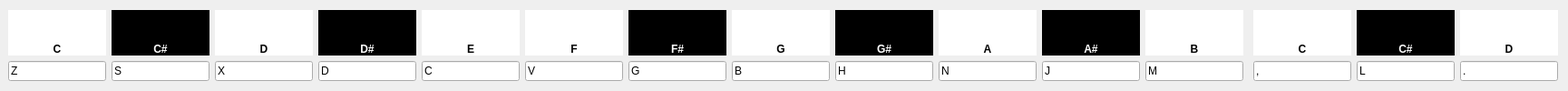
            <widget class="QWidget" name="lowOctaveTab">
             <attribute name="title">
              <string>Low</string>
             </attribute>
             <layout class="QGridLayout" name="gridLayout_14">
              <property name="leftMargin">
               <number>9</number>
              </property>
              <item row="1" column="14">
               <widget class="QKeySequenceEdit" name="lowHighCSEdit">
                <property name="keySequence">
                 <string notr="true">L</string>
                </property>
               </widget>
              </item>
              <item row="0" column="1">
               <widget class="QLabel" name="lowCSLabel">
                <property name="font">
                 <font>
                  <weight>75</weight>
                  <bold>true</bold>
                 </font>
                </property>
                <property name="styleSheet">
                 <string notr="true">background-color: rgb(0, 0, 0);
color: rgb(255, 255, 255);</string>
                </property>
                <property name="frameShape">
                 <enum>QFrame::NoFrame</enum>
                </property>
                <property name="text">
                 <string>C#</string>
                </property>
                <property name="scaledContents">
                 <bool>false</bool>
                </property>
                <property name="alignment">
                 <set>Qt::AlignBottom|Qt::AlignHCenter</set>
                </property>
               </widget>
              </item>
              <item row="0" column="0">
               <widget class="QLabel" name="lowCLabel">
                <property name="sizePolicy">
                 <sizepolicy hsizetype="Preferred" vsizetype="Maximum">
                  <horstretch>0</horstretch>
                  <verstretch>0</verstretch>
                 </sizepolicy>
                </property>
                <property name="maximumSize">
                 <size>
                  <width>16777215</width>
                  <height>50</height>
                 </size>
                </property>
                <property name="baseSize">
                 <size>
                  <width>0</width>
                  <height>0</height>
                 </size>
                </property>
                <property name="font">
                 <font>
                  <weight>75</weight>
                  <bold>true</bold>
                 </font>
                </property>
                <property name="styleSheet">
                 <string notr="true">background-color: rgb(255, 255, 255);
color: rgb(0, 0, 0);</string>
                </property>
                <property name="frameShape">
                 <enum>QFrame::NoFrame</enum>
                </property>
                <property name="frameShadow">
                 <enum>QFrame::Plain</enum>
                </property>
                <property name="text">
                 <string>C</string>
                </property>
                <property name="alignment">
                 <set>Qt::AlignBottom|Qt::AlignHCenter</set>
                </property>
                <property name="wordWrap">
                 <bool>false</bool>
                </property>
               </widget>
              </item>
              <item row="1" column="1">
               <widget class="QKeySequenceEdit" name="lowCSEdit">
                <property name="keySequence">
                 <string notr="true">S</string>
                </property>
               </widget>
              </item>
              <item row="0" column="11">
               <widget class="QLabel" name="lowBLabel">
                <property name="font">
                 <font>
                  <weight>75</weight>
                  <bold>true</bold>
                 </font>
                </property>
                <property name="styleSheet">
                 <string notr="true">background-color: rgb(255, 255, 255);
color: rgb(0, 0, 0);</string>
                </property>
                <property name="text">
                 <string>B</string>
                </property>
                <property name="alignment">
                 <set>Qt::AlignBottom|Qt::AlignHCenter</set>
                </property>
               </widget>
              </item>
              <item row="0" column="4">
               <widget class="QLabel" name="lowELabel">
                <property name="font">
                 <font>
                  <weight>75</weight>
                  <bold>true</bold>
                 </font>
                </property>
                <property name="styleSheet">
                 <string notr="true">background-color: rgb(255, 255, 255);
color: rgb(0, 0, 0);</string>
                </property>
                <property name="text">
                 <string>E</string>
                </property>
                <property name="alignment">
                 <set>Qt::AlignBottom|Qt::AlignHCenter</set>
                </property>
               </widget>
              </item>
              <item row="0" column="3">
               <widget class="QLabel" name="lowDSLabel">
                <property name="font">
                 <font>
                  <weight>75</weight>
                  <bold>true</bold>
                 </font>
                </property>
                <property name="styleSheet">
                 <string notr="true">background-color: rgb(0, 0, 0);
color: rgb(255, 255, 255);</string>
                </property>
                <property name="text">
                 <string>D#</string>
                </property>
                <property name="alignment">
                 <set>Qt::AlignBottom|Qt::AlignHCenter</set>
                </property>
               </widget>
              </item>
              <item row="0" column="5">
               <widget class="QLabel" name="lowFLabel">
                <property name="font">
                 <font>
                  <weight>75</weight>
                  <bold>true</bold>
                 </font>
                </property>
                <property name="styleSheet">
                 <string notr="true">background-color: rgb(255, 255, 255);
color: rgb(0, 0, 0);</string>
                </property>
                <property name="text">
                 <string>F</string>
                </property>
                <property name="alignment">
                 <set>Qt::AlignBottom|Qt::AlignHCenter</set>
                </property>
               </widget>
              </item>
              <item row="1" column="6">
               <widget class="QKeySequenceEdit" name="lowFSEdit">
                <property name="keySequence">
                 <string notr="true">G</string>
                </property>
               </widget>
              </item>
              <item row="0" column="8">
               <widget class="QLabel" name="lowGSLabel">
                <property name="font">
                 <font>
                  <weight>75</weight>
                  <bold>true</bold>
                 </font>
                </property>
                <property name="styleSheet">
                 <string notr="true">background-color: rgb(0, 0, 0);
color: rgb(255, 255, 255);</string>
                </property>
                <property name="text">
                 <string>G#</string>
                </property>
                <property name="alignment">
                 <set>Qt::AlignBottom|Qt::AlignHCenter</set>
                </property>
               </widget>
              </item>
              <item row="1" column="5">
               <widget class="QKeySequenceEdit" name="lowFEdit">
                <property name="keySequence">
                 <string notr="true">V</string>
                </property>
               </widget>
              </item>
              <item row="0" column="9">
               <widget class="QLabel" name="lowALabel">
                <property name="font">
                 <font>
                  <weight>75</weight>
                  <bold>true</bold>
                 </font>
                </property>
                <property name="styleSheet">
                 <string notr="true">background-color: rgb(255, 255, 255);
color: rgb(0, 0, 0);</string>
                </property>
                <property name="text">
                 <string>A</string>
                </property>
                <property name="alignment">
                 <set>Qt::AlignBottom|Qt::AlignHCenter</set>
                </property>
               </widget>
              </item>
              <item row="1" column="10">
               <widget class="QKeySequenceEdit" name="lowASEdit">
                <property name="keySequence">
                 <string notr="true">J</string>
                </property>
               </widget>
              </item>
              <item row="1" column="4">
               <widget class="QKeySequenceEdit" name="lowEEdit">
                <property name="keySequence">
                 <string notr="true">C</string>
                </property>
               </widget>
              </item>
              <item row="1" column="11">
               <widget class="QKeySequenceEdit" name="lowBEdit">
                <property name="keySequence">
                 <string notr="true">M</string>
                </property>
               </widget>
              </item>
              <item row="1" column="9">
               <widget class="QKeySequenceEdit" name="lowAEdit">
                <property name="keySequence">
                 <string notr="true">N</string>
                </property>
               </widget>
              </item>
              <item row="1" column="7">
               <widget class="QKeySequenceEdit" name="lowGEdit">
                <property name="keySequence">
                 <string notr="true">B</string>
                </property>
               </widget>
              </item>
              <item row="1" column="8">
               <widget class="QKeySequenceEdit" name="lowGSEdit">
                <property name="keySequence">
                 <string notr="true">H</string>
                </property>
               </widget>
              </item>
              <item row="0" column="13">
               <widget class="QLabel" name="lowHighCLabel">
                <property name="font">
                 <font>
                  <weight>75</weight>
                  <bold>true</bold>
                 </font>
                </property>
                <property name="styleSheet">
                 <string notr="true">background-color: rgb(255, 255, 255);
color: rgb(0, 0, 0);</string>
                </property>
                <property name="text">
                 <string>C</string>
                </property>
                <property name="alignment">
                 <set>Qt::AlignBottom|Qt::AlignHCenter</set>
                </property>
               </widget>
              </item>
              <item row="1" column="15">
               <widget class="QKeySequenceEdit" name="lowHighDEdit">
                <property name="keySequence">
                 <string notr="true">.</string>
                </property>
               </widget>
              </item>
              <item row="1" column="0">
               <widget class="QKeySequenceEdit" name="lowCEdit">
                <property name="keySequence">
                 <string notr="true">Z</string>
                </property>
               </widget>
              </item>
              <item row="0" column="2">
               <widget class="QLabel" name="lowDLabel">
                <property name="font">
                 <font>
                  <weight>75</weight>
                  <bold>true</bold>
                 </font>
                </property>
                <property name="autoFillBackground">
                 <bool>false</bool>
                </property>
                <property name="styleSheet">
                 <string notr="true">background-color: rgb(255, 255, 255);
color: rgb(0, 0, 0);</string>
                </property>
                <property name="frameShape">
                 <enum>QFrame::NoFrame</enum>
                </property>
                <property name="text">
                 <string>D</string>
                </property>
                <property name="alignment">
                 <set>Qt::AlignBottom|Qt::AlignHCenter</set>
                </property>
               </widget>
              </item>
              <item row="1" column="3">
               <widget class="QKeySequenceEdit" name="lowDSEdit">
                <property name="keySequence">
                 <string notr="true">D</string>
                </property>
               </widget>
              </item>
              <item row="1" column="2">
               <widget class="QKeySequenceEdit" name="lowDEdit">
                <property name="keySequence">
                 <string notr="true">X</string>
                </property>
               </widget>
              </item>
              <item row="0" column="10">
               <widget class="QLabel" name="lowASLabel">
                <property name="font">
                 <font>
                  <weight>75</weight>
                  <bold>true</bold>
                 </font>
                </property>
                <property name="styleSheet">
                 <string notr="true">background-color: rgb(0, 0, 0);
color: rgb(255, 255, 255);</string>
                </property>
                <property name="text">
                 <string>A#</string>
                </property>
                <property name="alignment">
                 <set>Qt::AlignBottom|Qt::AlignHCenter</set>
                </property>
               </widget>
              </item>
              <item row="0" column="7">
               <widget class="QLabel" name="lowGLabel">
                <property name="font">
                 <font>
                  <weight>75</weight>
                  <italic>false</italic>
                  <bold>true</bold>
                 </font>
                </property>
                <property name="styleSheet">
                 <string notr="true">background-color: rgb(255, 255, 255);
color: rgb(0, 0, 0);</string>
                </property>
                <property name="text">
                 <string>G</string>
                </property>
                <property name="alignment">
                 <set>Qt::AlignBottom|Qt::AlignHCenter</set>
                </property>
               </widget>
              </item>
              <item row="1" column="13">
               <widget class="QKeySequenceEdit" name="lowHighCEdit">
                <property name="keySequence">
                 <string notr="true">,</string>
                </property>
               </widget>
              </item>
              <item row="0" column="15">
               <widget class="QLabel" name="lowHighDLabel">
                <property name="font">
                 <font>
                  <weight>75</weight>
                  <bold>true</bold>
                 </font>
                </property>
                <property name="styleSheet">
                 <string notr="true">background-color: rgb(255, 255, 255);
color: rgb(0, 0, 0);</string>
                </property>
                <property name="text">
                 <string>D</string>
                </property>
                <property name="alignment">
                 <set>Qt::AlignBottom|Qt::AlignHCenter</set>
                </property>
               </widget>
              </item>
              <item row="0" column="14">
               <widget class="QLabel" name="lowHighCSLabel">
                <property name="font">
                 <font>
                  <weight>75</weight>
                  <bold>true</bold>
                 </font>
                </property>
                <property name="styleSheet">
                 <string notr="true">background-color: rgb(0, 0, 0);
color: rgb(255, 255, 255);</string>
                </property>
                <property name="text">
                 <string>C#</string>
                </property>
                <property name="alignment">
                 <set>Qt::AlignBottom|Qt::AlignHCenter</set>
                </property>
               </widget>
              </item>
              <item row="0" column="6">
               <widget class="QLabel" name="lowFSLabel">
                <property name="font">
                 <font>
                  <weight>75</weight>
                  <bold>true</bold>
                 </font>
                </property>
                <property name="styleSheet">
                 <string notr="true">background-color: rgb(0, 0, 0);
color: rgb(255, 255, 255);</string>
                </property>
                <property name="text">
                 <string>F#</string>
                </property>
                <property name="alignment">
                 <set>Qt::AlignBottom|Qt::AlignHCenter</set>
                </property>
               </widget>
              </item>
              <item row="0" column="12">
               <spacer name="lowOctaveSeperator">
                <property name="orientation">
                 <enum>Qt::Horizontal</enum>
                </property>
                <property name="sizeType">
                 <enum>QSizePolicy::Fixed</enum>
                </property>
                <property name="sizeHint" stdset="0">
                 <size>
                  <width>5</width>
                  <height>20</height>
                 </size>
                </property>
               </spacer>
              </item>
             </layout>
            </widget>
